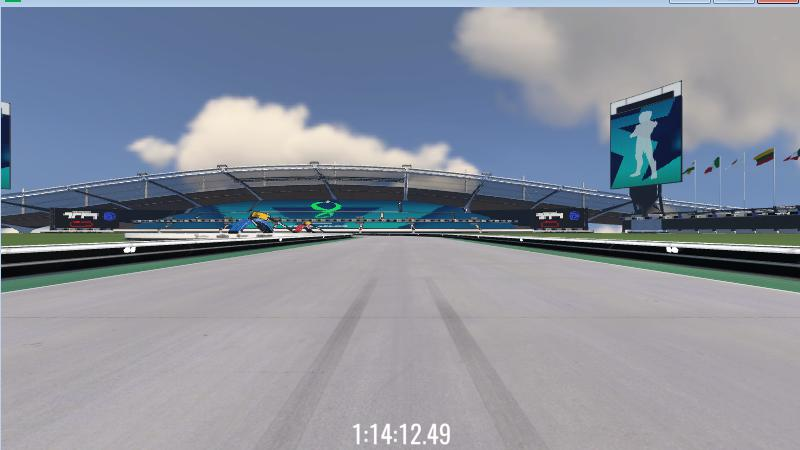
#> input picture images/assets/ligne.jpg, 800 x 450 px
$ python -i getLidar.py   (imports and definitions only)   (older library calls are emulated)
#> lines starting #> are read from the running program, lines starting #| are printed output that depends on the picture
#> further down, picture is the input picture: PIL image 800x450 RGB; mean R, G, B 136.2, 142.8, 155.4
from PIL import Image, ImageFilter, ImageEnhance, ImageOps
import numpy as np
import cv2
import os

h = 450
w = 800


def initCrop(img, l, u, r, d):
#> called with l = 0, u = 225, r = 0, d = 150
    img = img.crop((l, u, img.size[0]-r, img.size[1]-d))
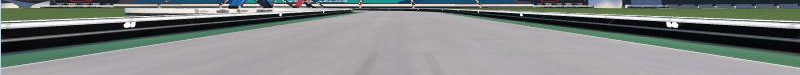
#> img: PIL image 800x75 RGB; mean R, G, B 128.4, 132.9, 131.8
    return img


def imgReshape(img):
    d = 1
    img = initCrop(img, 0, img.size[1]//2, 0, img.size[1]//3)
    img = img.resize((w, h), Image.ANTIALIAS)
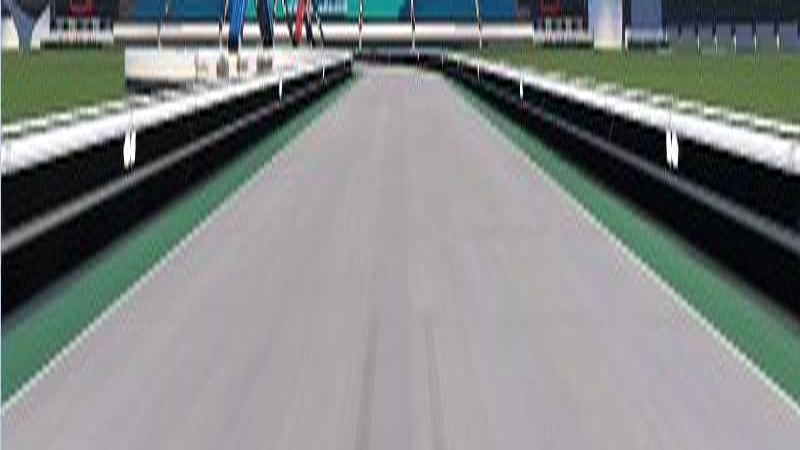
#> img: PIL image 800x450 RGB; mean R, G, B 128.4, 132.9, 131.8
    if d == 1:
        img = img.convert('L')
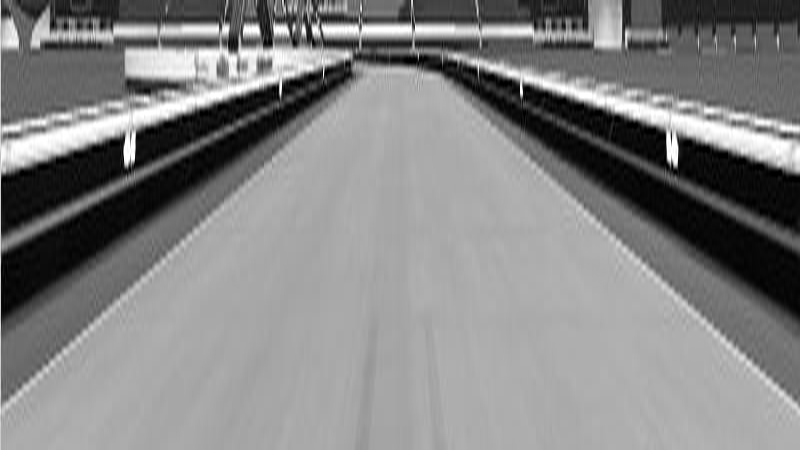
#> img: PIL image 800x450 L; min 0, max 255, mean 131.4

    img = np.array(img)
    return img.reshape((h, w, d))


def findWalls(img_np, no_lines=11, threshold=50):
    h, w, d = img_np.shape
    dx = w//no_lines

    # center for lidar
    x1 = 400
    y1 = 0

    distances = []
    start_points = range(dx//2, w, dx)
    for start_point in start_points:
        distance = h - 1
        while distance >= 0:
            if img_np[distance][start_point] <= threshold:  # pixel threshold
                break
            distance -= 1
        distance = h - distance - 1
        #distance=y2 , start_point = x2
        distances.append(getDistance(x1, y1, start_point, distance))
        # distances.append(distance) #* 1.0 / h)

    # print(np.round(distances))
    return np.round(distances)


def getDistance(x1, y1, x2, y2):
    #print(x1, y1, x2, y2)
    return np.sqrt(np.power((y2-y1), 2)+np.power((x2-x1), 2))


def getMesuresDistances(img):
    img_np = imgReshape(img)
    return findWalls(img_np)


def getMesuresFromPath(path):
    image = Image.open(path)
    return getMesuresDistances(image)

# path = "./mytest/images/"+"9_19.jpg"

# getMesuresFromPath(path)

>>> from PIL import Image
>>> picture = Image.open('images/assets/ligne.jpg')
>>> result = imgReshape(picture)

$ run again, on images/assets/virage.jpg
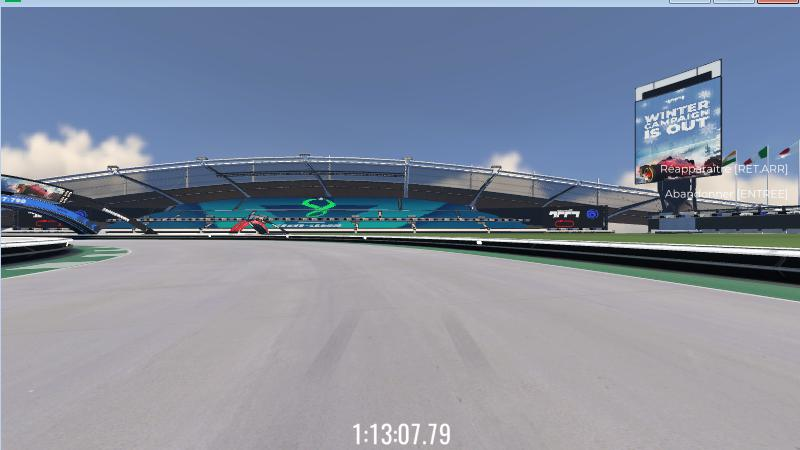
#> input picture images/assets/virage.jpg, 800 x 450 px
#> picture is the input picture: PIL image 800x450 RGB; mean R, G, B 130.8, 139.7, 156.8
#> in initCrop, `img = img.crop((l, u, img.size[0]-r, img.size[1]-d))`:
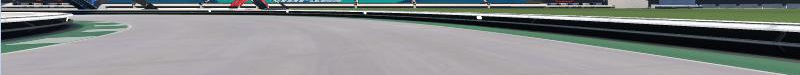
#> img: PIL image 800x75 RGB; mean R, G, B 132.5, 136.3, 135.6
#> in imgReshape, `img = img.convert('L')`:
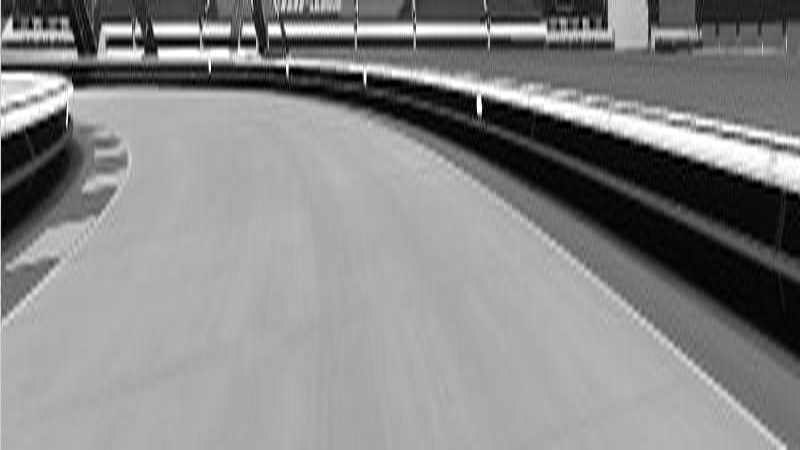
#> img: PIL image 800x450 L; min 0, max 255, mean 135

$ run again, on images/assets/virage_crop.jpg
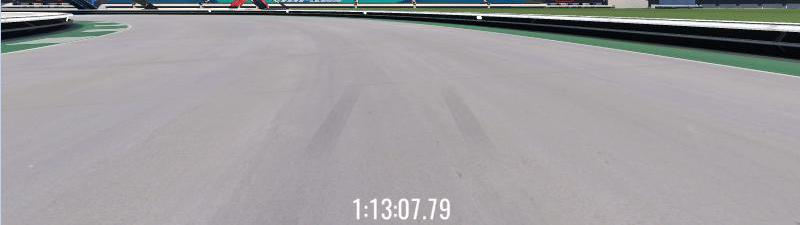
#> input picture images/assets/virage_crop.jpg, 800 x 225 px
#> picture is the input picture: PIL image 800x225 RGB; mean R, G, B 158.7, 156.8, 159
#> in initCrop, `img = img.crop((l, u, img.size[0]-r, img.size[1]-d))`:
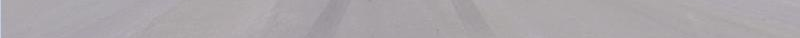
#> img: PIL image 800x38 RGB; mean R, G, B 171, 166.5, 170
#> in imgReshape, `img = img.resize((w, h), Image.ANTIALIAS)`:
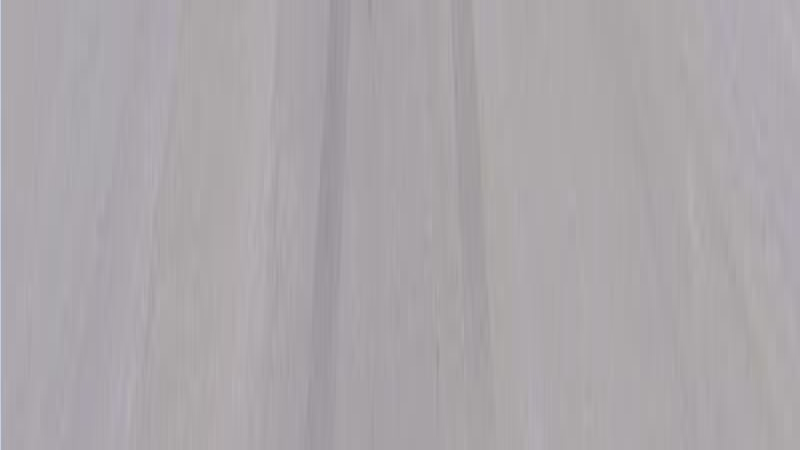
#> img: PIL image 800x450 RGB; mean R, G, B 171, 166.5, 170
